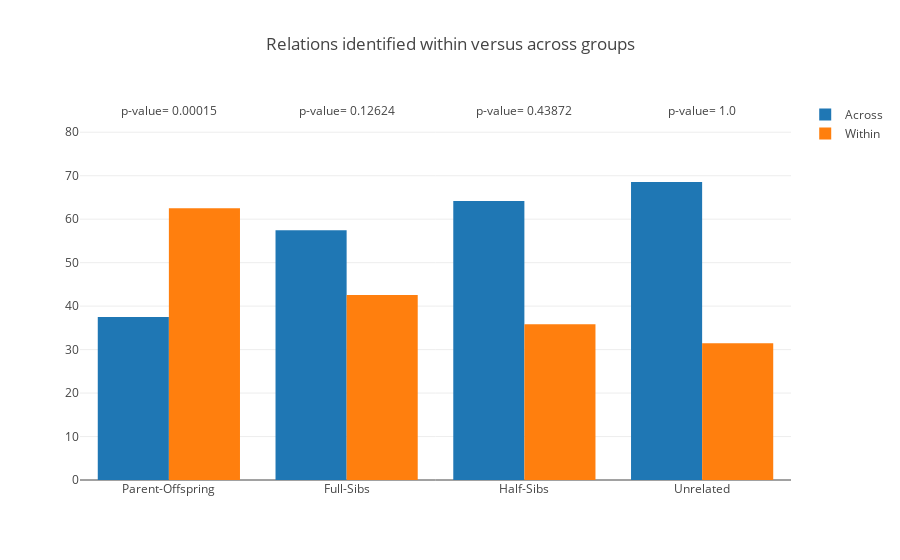

Here is the notebook cell this chart was saved with:
### Code cell
### We're intersted in PO and FS relationships.
Inter= ['PO','FS','HS','U']

expected= [0.644,0.356]

Annote= []
conf_int= recursively_default_dict()

for z in Inter:
    Prop= len([x for x in range(len(Par_vector)) if Par_vector[x] == z and Group_share_vector[x] ==1])
    Size= float(len([x for x in Par_vector if x == z]))
    
    P_more= 1 - binom.cdf(Prop,Size,expected[1])
    conf_int[z]= P_more
    Annote.append(dict(
        xref= z,
        x= Inter.index(z),
        y= 85,
        text= 'p-value= {}'.format(round(P_more,5)),
        showarrow= False
    ))


    
fig_within= [go.Bar(
    x= ['Parent-Offspring','Full-Sibs','Half-Sibs','Unrelated'],
    y= [len([x for x in range(len(Par_vector)) if Par_vector[x] == z and Group_share_vector[x] ==i]) * 100 / float(len([x for x in Par_vector if x == z])) for z in Inter],
    name= ['Across','Within'][i]
) for i in [0,1]]

layout = go.Layout(
    title= 'Relations identified within versus across groups',
    barmode='group'
)

layout["annotations"] = Annote

fig = go.Figure(data=fig_within, layout=layout) 
iplot(fig)

### Figure 1 — Plotly figure (JSON) as saved in the notebook; plotly's stock layout.template omitted (floating-point values rounded to 4 significant figures)
{"data": [{"name": "Across", "type": "bar", "x": ["Parent-Offspring", "Full-Sibs", "Half-Sibs", "Unrelated"], "y": [37.5, 57.45, 64.17, 68.53]}, {"name": "Within", "type": "bar", "x": ["Parent-Offspring", "Full-Sibs", "Half-Sibs", "Unrelated"], "y": [62.5, 42.55, 35.83, 31.47]}], "layout": {"annotations": [{"showarrow": false, "text": "p-value= 0.00015", "x": 0, "xref": "PO", "y": 85}, {"showarrow": false, "text": "p-value= 0.12624", "x": 1, "xref": "FS", "y": 85}, {"showarrow": false, "text": "p-value= 0.43872", "x": 2, "xref": "HS", "y": 85}, {"showarrow": false, "text": "p-value= 1.0", "x": 3, "xref": "U", "y": 85}], "barmode": "group", "title": "Relations identified within versus across groups"}}
